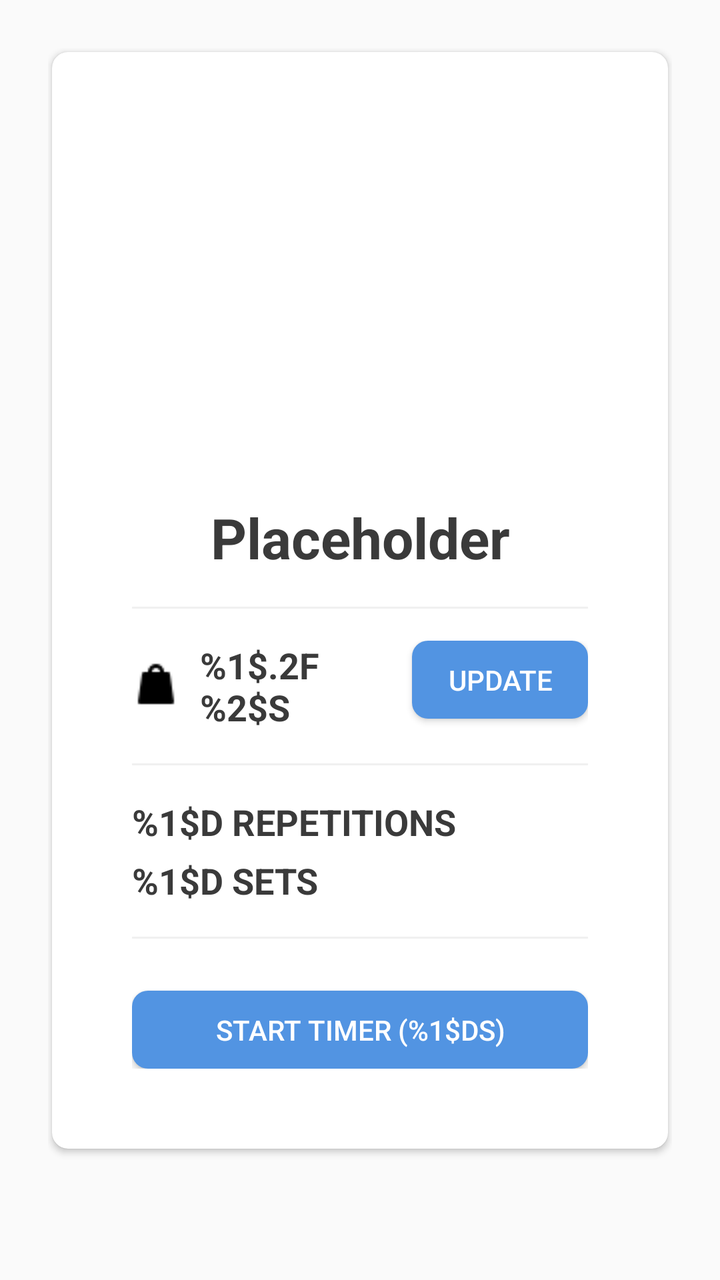
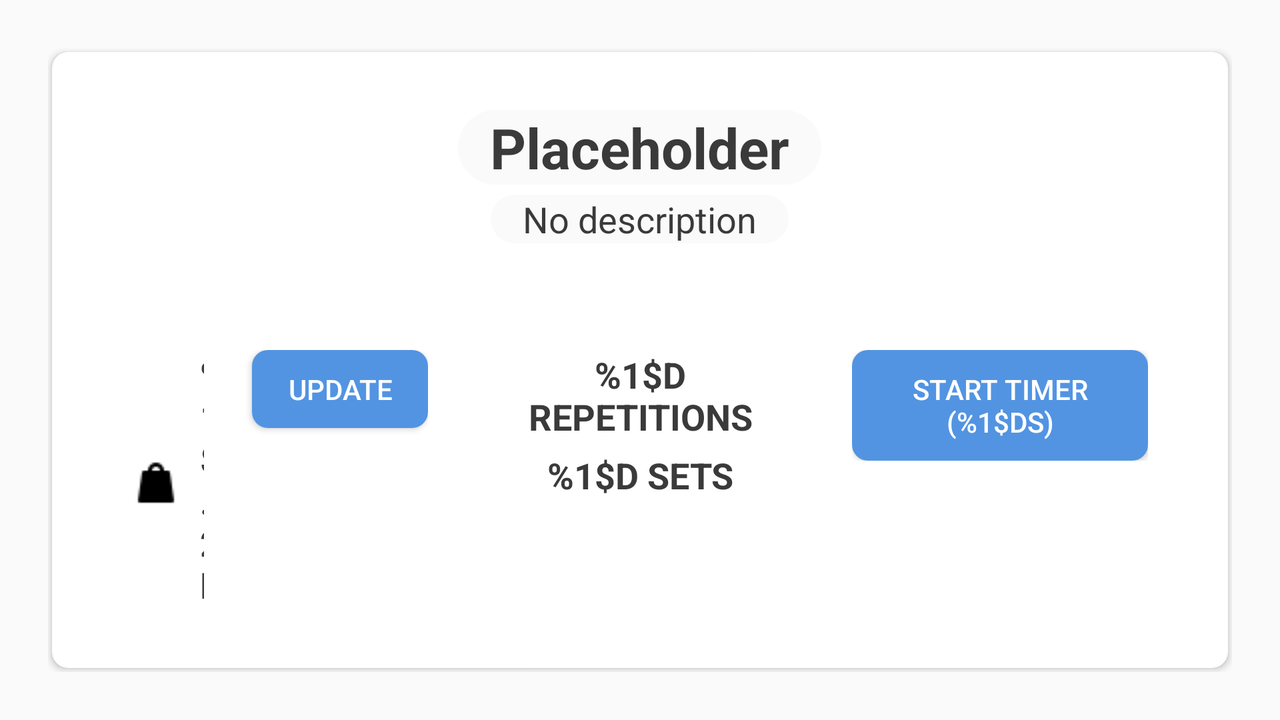

An Android layout and its configuration variant, each rendered on a device that would load it. The default file and the variant file are quoted in full after the pictures.
<!-- AndroidManifest.xml: application theme AppTheme -->
<!-- res/layout/fragment_exercise.xml -->
<?xml version="1.0" encoding="utf-8"?>
<RelativeLayout xmlns:android="http://schemas.android.com/apk/res/android"
    android:layout_width="match_parent"
    android:layout_height="match_parent"
    xmlns:app="http://schemas.android.com/apk/res-auto"
    android:padding="@dimen/padding_view_large">

    <androidx.cardview.widget.CardView
        android:layout_width="match_parent"
        android:layout_height="wrap_content"
        app:cardElevation="@dimen/card_view_elevation"
        app:cardCornerRadius="@dimen/rounded_value_normal"
        android:layout_margin="@dimen/card_view_margin">

        <LinearLayout
            android:layout_width="match_parent"
            android:layout_height="wrap_content"
            android:orientation="vertical">

            <RelativeLayout
                android:layout_width="match_parent"
                android:layout_height="wrap_content">

                <ImageView
                    android:id="@+id/exercise_image"
                    android:layout_width="match_parent"
                    android:layout_height="200dp"
                    app:srcCompat="@drawable/default_workout_image"
                    android:scaleType="centerCrop"/>

                <ImageView
                    android:id="@+id/show_description_button"
                    android:layout_width="25dp"
                    android:layout_height="25dp"
                    app:srcCompat="@drawable/ic_baseline_info_24"
                    android:tint="@color/white"
                    android:background="@drawable/circle_black"
                    android:layout_alignParentEnd="true"
                    android:layout_marginTop="@dimen/padding_view_small"
                    android:layout_marginEnd="@dimen/padding_view_small"
                    android:visibility="invisible"/>

            </RelativeLayout>

            <LinearLayout
                android:layout_width="match_parent"
                android:layout_height="wrap_content"
                android:orientation="vertical"
                android:padding="@dimen/padding_view_large">

                <TextView
                    android:id="@+id/exercise_name"
                    android:layout_width="match_parent"
                    android:layout_height="wrap_content"
                    android:text="@string/placeholder"
                    android:gravity="center_horizontal"
                    android:layout_marginBottom="@dimen/padding_view_normal"
                    style="@style/PageTitle"/>

                <LinearLayout
                    android:id="@+id/weight_parent"
                    android:layout_width="match_parent"
                    android:layout_height="wrap_content"
                    android:orientation="vertical"
                    android:paddingStart="@dimen/padding_view_normal"
                    android:paddingEnd="@dimen/padding_view_normal"
                    android:paddingBottom="@dimen/padding_view_normal">

                    <View
                        android:layout_width="match_parent"
                        android:layout_height="1dp"
                        android:background="@color/gray"
                        android:layout_marginBottom="@dimen/padding_view_normal"/>

                    <RelativeLayout
                        android:layout_width="match_parent"
                        android:layout_height="wrap_content">

                        <TextView
                            android:id="@+id/exercise_weight"
                            android:layout_width="match_parent"
                            android:layout_height="wrap_content"
                            android:text="@string/activity_workout_start_weight_format"
                            android:textAllCaps="true"
                            android:layout_toStartOf="@+id/update_weight_button"
                            android:layout_marginEnd="@dimen/padding_view_large"
                            android:drawableStart="@drawable/ic_weight_24dp"
                            android:drawablePadding="@dimen/padding_view_small"
                            android:layout_centerVertical="true"
                            style="@style/PageSubtitleBold"/>

                        <Button
                            android:id="@+id/update_weight_button"
                            android:layout_width="wrap_content"
                            android:layout_height="wrap_content"
                            android:layout_alignParentEnd="true"
                            android:text="@string/activity_workout_start_update_weight"
                            style="@style/ButtonRedRounded"/>

                    </RelativeLayout>

                </LinearLayout>

                <LinearLayout
                    android:id="@+id/info_parent"
                    android:layout_width="match_parent"
                    android:layout_height="wrap_content"
                    android:paddingStart="@dimen/padding_view_normal"
                    android:paddingEnd="@dimen/padding_view_normal"
                    android:paddingBottom="@dimen/padding_view_normal"
                    android:orientation="vertical">

                    <View
                        android:layout_width="match_parent"
                        android:layout_height="1dp"
                        android:background="@color/gray"
                        android:layout_marginBottom="@dimen/padding_view_normal"/>

                    <TextView
                        android:id="@+id/exercise_reps"
                        android:layout_width="match_parent"
                        android:layout_height="wrap_content"
                        android:text="@string/activity_workout_start_reps_format"
                        android:textAllCaps="true"
                        android:layout_marginBottom="@dimen/padding_view_tiny"
                        style="@style/PageSubtitleBold"/>

                    <TextView
                        android:id="@+id/exercise_sets"
                        android:layout_width="match_parent"
                        android:layout_height="wrap_content"
                        android:text="@string/activity_workout_start_sets_format"
                        android:textAllCaps="true"
                        style="@style/PageSubtitleBold"/>

                </LinearLayout>

                <LinearLayout
                    android:id="@+id/timer_parent"
                    android:layout_width="match_parent"
                    android:layout_height="wrap_content"
                    android:paddingStart="@dimen/padding_view_normal"
                    android:paddingEnd="@dimen/padding_view_normal"
                    android:paddingBottom="@dimen/padding_view_normal"
                    android:orientation="vertical">

                    <View
                        android:layout_width="match_parent"
                        android:layout_height="1dp"
                        android:background="@color/gray"
                        android:layout_marginBottom="@dimen/padding_view_normal"/>

                    <Button
                        android:id="@+id/start_timer_button"
                        android:layout_width="match_parent"
                        android:layout_height="wrap_content"
                        android:text="@string/activity_workout_start_start_timer"
                        style="@style/ButtonRedRounded"
                        android:layout_marginTop="@dimen/padding_view_small"/>

                </LinearLayout>

            </LinearLayout>

        </LinearLayout>

    </androidx.cardview.widget.CardView>

</RelativeLayout>
<!-- resources referenced by this layout -->
<resources>
  <color name="gray">#f0f0f0</color>
  <color name="white">#FFFFFF</color>
  <dimen name="card_view_elevation">2dp</dimen>
  <dimen name="card_view_margin">2dp</dimen>
  <dimen name="padding_view_large">24dp</dimen>
  <dimen name="padding_view_normal">16dp</dimen>
  <dimen name="padding_view_small">10dp</dimen>
  <dimen name="padding_view_tiny">5dp</dimen>
  <dimen name="rounded_value_normal">8dp</dimen>
  <!-- drawable circle_black (drawable) -->
  <?xml version="1.0" encoding="utf-8"?>
  <shape android:shape="oval"
      xmlns:android="http://schemas.android.com/apk/res/android">
      <solid android:color="@color/black"/>
  </shape>
  <string name="activity_workout_start_reps_format">%1$d Repetitions</string>
  <string name="activity_workout_start_sets_format">%1$d Sets</string>
  <string name="activity_workout_start_start_timer">Start timer (%1$ds)</string>
  <string name="activity_workout_start_update_weight">Update</string>
  <string name="activity_workout_start_weight_format">%1$.2f %2$s</string>
  <string name="placeholder">Placeholder</string>
  <style name="ButtonRedRounded" parent="Widget.AppCompat.Button">
          <item name="android:minHeight">@dimen/button_small_min_height</item>
          <item name="android:padding">@dimen/padding_view_small</item>
          <item name="android:background">@drawable/button_blue_selector</item>
          <item name="android:textColor">@color/white</item>
      </style>
  <style name="PageSubtitleBold" parent="Widget.AppCompat.TextView">
          <item name="android:textColor">@color/colorTextBlack</item>
          <item name="android:textStyle">bold</item>
          <item name="android:textSize">@dimen/text_size_big</item>
      </style>
  <style name="PageTitle" parent="Widget.AppCompat.TextView">
          <item name="android:textColor">@color/colorTextBlack</item>
          <item name="android:textStyle">bold</item>
          <item name="android:textSize">@dimen/text_size_title</item>
      </style>
  <color name="black">#252525</color>
  <dimen name="button_small_min_height">20dp</dimen>
  <color name="colorTextBlack">#3a3a3a</color>
  <dimen name="text_size_big">18sp</dimen>
  <dimen name="text_size_title">28sp</dimen>
  <color name="colorPrimary">#404552</color>
  <color name="colorPrimaryDark">#353944</color>
  <color name="colorAccent">#5294E2</color>
  <color name="colorBackground">#EEEEEE</color>
  <!-- drawable button_gray (drawable) -->
  <?xml version="1.0" encoding="utf-8"?>
  <layer-list xmlns:android="http://schemas.android.com/apk/res/android">
      <item>
          <shape android:shape="rectangle">
              <solid android:color="@color/darkGray"/>
              <corners android:radius="@dimen/rounded_value_normal"/>
          </shape>
      </item>
  </layer-list>
  <!-- drawable button_blue (drawable) -->
  <?xml version="1.0" encoding="utf-8"?>
  <layer-list xmlns:android="http://schemas.android.com/apk/res/android">
      <item>
          <shape android:shape="rectangle">
              <solid android:color="@color/colorAccent"/>
              <corners android:radius="@dimen/rounded_value_normal"/>
          </shape>
      </item>
  </layer-list>
  <!-- drawable button_blue_pressed (drawable) -->
  <?xml version="1.0" encoding="utf-8"?>
  <layer-list xmlns:android="http://schemas.android.com/apk/res/android">
      <item>
          <shape android:shape="rectangle">
              <solid android:color="@color/colorAccentDark"/>
              <corners android:radius="@dimen/rounded_value_normal"/>
          </shape>
      </item>
  </layer-list>
  <color name="darkGray">#D4D4D4</color>
  <color name="colorAccentDark">#216DC6</color>
</resources>
<!-- res/layout-land/fragment_exercise.xml (the author's variant of the layout above) -->
<!-- drawn on the phone turned sideways -->
<?xml version="1.0" encoding="utf-8"?>
<RelativeLayout xmlns:android="http://schemas.android.com/apk/res/android"
    android:layout_width="match_parent"
    android:layout_height="match_parent"
    xmlns:app="http://schemas.android.com/apk/res-auto"
    android:padding="@dimen/padding_view_large">

    <androidx.cardview.widget.CardView
        android:layout_width="match_parent"
        android:layout_height="wrap_content"
        app:cardElevation="@dimen/card_view_elevation"
        app:cardCornerRadius="@dimen/rounded_value_normal"
        android:layout_margin="@dimen/card_view_margin">

        <LinearLayout
            android:layout_width="match_parent"
            android:layout_height="wrap_content"
            android:orientation="vertical">

            <RelativeLayout
                android:layout_width="match_parent"
                android:layout_height="wrap_content">

                <ImageView
                    android:id="@+id/exercise_image"
                    android:layout_width="match_parent"
                    android:layout_height="125dp"
                    app:srcCompat="@drawable/default_workout_image"
                    android:scaleType="centerCrop"/>

                <LinearLayout
                    android:layout_width="match_parent"
                    android:layout_height="wrap_content"
                    android:orientation="vertical"
                    android:layout_centerVertical="true">

                    <TextView
                        android:id="@+id/exercise_name"
                        android:layout_width="wrap_content"
                        android:layout_height="wrap_content"
                        android:text="@string/placeholder"
                        android:gravity="center_horizontal"
                        android:layout_gravity="center_horizontal"
                        android:background="@drawable/content_container_rounded"
                        android:paddingStart="@dimen/padding_view_normal"
                        android:paddingEnd="@dimen/padding_view_normal"
                        style="@style/PageTitle"/>

                    <TextView
                        android:id="@+id/exercise_description"
                        android:layout_width="wrap_content"
                        android:layout_height="wrap_content"
                        android:text="@string/no_description"
                        android:gravity="center_horizontal"
                        android:layout_gravity="center_horizontal"
                        android:background="@drawable/content_container_rounded"
                        android:paddingStart="@dimen/padding_view_normal"
                        android:paddingEnd="@dimen/padding_view_normal"
                        android:layout_marginTop="@dimen/padding_view_tiny"
                        style="@style/PageSubtitle"/>

                </LinearLayout>

                <ImageView
                    android:id="@+id/show_description_button"
                    android:layout_width="25dp"
                    android:layout_height="25dp"
                    app:srcCompat="@drawable/ic_baseline_info_24"
                    android:tint="@color/white"
                    android:background="@drawable/circle_black"
                    android:layout_alignParentEnd="true"
                    android:layout_marginTop="@dimen/padding_view_small"
                    android:layout_marginEnd="@dimen/padding_view_small"
                    android:visibility="invisible"/>

            </RelativeLayout>

            <LinearLayout
                android:layout_width="match_parent"
                android:layout_height="wrap_content"
                android:orientation="vertical"
                android:padding="@dimen/padding_view_large">

                <LinearLayout
                    android:layout_width="match_parent"
                    android:layout_height="wrap_content"
                    android:orientation="horizontal">

                    <LinearLayout
                        android:id="@+id/weight_parent"
                        android:layout_width="0dp"
                        android:layout_weight="0.33"
                        android:layout_height="wrap_content"
                        android:orientation="vertical"
                        android:paddingStart="@dimen/padding_view_normal"
                        android:paddingEnd="@dimen/padding_view_normal">

                        <RelativeLayout
                            android:layout_width="match_parent"
                            android:layout_height="wrap_content">

                            <TextView
                                android:id="@+id/exercise_weight"
                                android:layout_width="match_parent"
                                android:layout_height="wrap_content"
                                android:text="@string/activity_workout_start_weight_format"
                                android:textAllCaps="true"
                                android:layout_toStartOf="@+id/update_weight_button"
                                android:layout_marginEnd="@dimen/padding_view_large"
                                android:drawableStart="@drawable/ic_weight_24dp"
                                android:drawablePadding="@dimen/padding_view_small"
                                android:layout_centerVertical="true"
                                style="@style/PageSubtitleBold"/>

                            <Button
                                android:id="@+id/update_weight_button"
                                android:layout_width="wrap_content"
                                android:layout_height="wrap_content"
                                android:layout_alignParentEnd="true"
                                android:text="@string/activity_workout_start_update_weight"
                                style="@style/ButtonRedRounded"/>

                        </RelativeLayout>

                    </LinearLayout>

                    <LinearLayout
                        android:id="@+id/info_parent"
                        android:layout_width="0dp"
                        android:layout_weight="0.33"
                        android:layout_height="wrap_content"
                        android:paddingStart="@dimen/padding_view_normal"
                        android:paddingEnd="@dimen/padding_view_normal"
                        android:orientation="vertical">

                        <TextView
                            android:id="@+id/exercise_reps"
                            android:layout_width="match_parent"
                            android:layout_height="wrap_content"
                            android:text="@string/activity_workout_start_reps_format"
                            android:textAllCaps="true"
                            android:gravity="center_horizontal"
                            android:layout_marginBottom="@dimen/padding_view_tiny"
                            style="@style/PageSubtitleBold"/>

                        <TextView
                            android:id="@+id/exercise_sets"
                            android:layout_width="match_parent"
                            android:layout_height="wrap_content"
                            android:text="@string/activity_workout_start_sets_format"
                            android:textAllCaps="true"
                            android:gravity="center_horizontal"
                            style="@style/PageSubtitleBold"/>

                    </LinearLayout>

                    <LinearLayout
                        android:id="@+id/timer_parent"
                        android:layout_width="0dp"
                        android:layout_weight="0.33"
                        android:layout_height="wrap_content"
                        android:paddingStart="@dimen/padding_view_normal"
                        android:paddingEnd="@dimen/padding_view_normal"
                        android:orientation="vertical">

                        <Button
                            android:id="@+id/start_timer_button"
                            android:layout_width="match_parent"
                            android:layout_height="wrap_content"
                            android:text="@string/activity_workout_start_start_timer"
                            style="@style/ButtonRedRounded"/>

                    </LinearLayout>

                </LinearLayout>

            </LinearLayout>

        </LinearLayout>

    </androidx.cardview.widget.CardView>

</RelativeLayout>
<!-- resources referenced by the variant -->
<!-- as the phone turned sideways resolves them -->
<resources>
  <color name="white">#FFFFFF</color>
  <dimen name="card_view_elevation">2dp</dimen>
  <dimen name="card_view_margin">2dp</dimen>
  <dimen name="padding_view_large">24dp</dimen>
  <dimen name="padding_view_normal">16dp</dimen>
  <dimen name="padding_view_small">10dp</dimen>
  <dimen name="padding_view_tiny">5dp</dimen>
  <dimen name="rounded_value_normal">8dp</dimen>
  <!-- drawable circle_black (drawable) -->
  <?xml version="1.0" encoding="utf-8"?>
  <shape android:shape="oval"
      xmlns:android="http://schemas.android.com/apk/res/android">
      <solid android:color="@color/black"/>
  </shape>
  <!-- drawable content_container_rounded (drawable) -->
  <?xml version="1.0" encoding="utf-8"?>
  <shape android:shape="rectangle"
      xmlns:android="http://schemas.android.com/apk/res/android">
      <solid android:color="@color/colorContent"/>
      <corners android:radius="@dimen/rounded_value_max"/>
  </shape>
  <string name="activity_workout_start_reps_format">%1$d Repetitions</string>
  <string name="activity_workout_start_sets_format">%1$d Sets</string>
  <string name="activity_workout_start_start_timer">Start timer (%1$ds)</string>
  <string name="activity_workout_start_update_weight">Update</string>
  <string name="activity_workout_start_weight_format">%1$.2f %2$s</string>
  <string name="no_description">No description</string>
  <string name="placeholder">Placeholder</string>
  <style name="ButtonRedRounded" parent="Widget.AppCompat.Button">
          <item name="android:minHeight">@dimen/button_small_min_height</item>
          <item name="android:padding">@dimen/padding_view_small</item>
          <item name="android:background">@drawable/button_blue_selector</item>
          <item name="android:textColor">@color/white</item>
      </style>
  <style name="PageSubtitle" parent="Widget.AppCompat.TextView">
          <item name="android:textColor">@color/colorTextBlack</item>
          <item name="android:textSize">@dimen/text_size_big</item>
      </style>
  <style name="PageSubtitleBold" parent="Widget.AppCompat.TextView">
          <item name="android:textColor">@color/colorTextBlack</item>
          <item name="android:textStyle">bold</item>
          <item name="android:textSize">@dimen/text_size_big</item>
      </style>
  <style name="PageTitle" parent="Widget.AppCompat.TextView">
          <item name="android:textColor">@color/colorTextBlack</item>
          <item name="android:textStyle">bold</item>
          <item name="android:textSize">@dimen/text_size_title</item>
      </style>
  <color name="black">#252525</color>
  <color name="colorContent">#FAFAFA</color>
  <dimen name="rounded_value_max">999dp</dimen>
  <dimen name="button_small_min_height">20dp</dimen>
  <color name="colorTextBlack">#3a3a3a</color>
  <dimen name="text_size_big">18sp</dimen>
  <dimen name="text_size_title">28sp</dimen>
  <color name="colorPrimary">#404552</color>
  <color name="colorPrimaryDark">#353944</color>
  <color name="colorAccent">#5294E2</color>
  <color name="colorBackground">#EEEEEE</color>
  <!-- drawable button_gray (drawable) -->
  <?xml version="1.0" encoding="utf-8"?>
  <layer-list xmlns:android="http://schemas.android.com/apk/res/android">
      <item>
          <shape android:shape="rectangle">
              <solid android:color="@color/darkGray"/>
              <corners android:radius="@dimen/rounded_value_normal"/>
          </shape>
      </item>
  </layer-list>
  <!-- drawable button_blue (drawable) -->
  <?xml version="1.0" encoding="utf-8"?>
  <layer-list xmlns:android="http://schemas.android.com/apk/res/android">
      <item>
          <shape android:shape="rectangle">
              <solid android:color="@color/colorAccent"/>
              <corners android:radius="@dimen/rounded_value_normal"/>
          </shape>
      </item>
  </layer-list>
  <color name="darkGray">#D4D4D4</color>
  <color name="colorAccentDark">#216DC6</color>
</resources>
